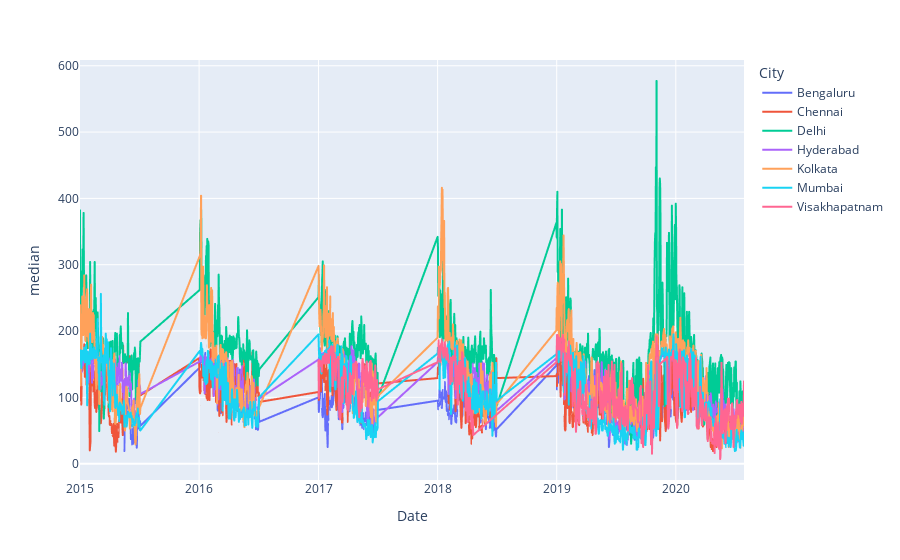

The notebook cell saved with this chart:
### Code cell
px.line(df25,'Date','median',color='City')

### Figure 1 — Plotly figure (JSON) as saved in the notebook; plotly's stock layout.template omitted (floating-point values rounded to 4 significant figures; data arrays with more than 128 entries replaced by an {"elided": "..."} marker saying what was removed)
{"data": [{"hovertemplate": "City=Bengaluru<br>Date=%{x}<br>median=%{y}<extra></extra>", "legendgroup": "Bengaluru", "line": {"color": "#636efa", "dash": "solid"}, "mode": "lines", "name": "Bengaluru", "showlegend": true, "type": "scattergl", "x": {"elided": "1174 str values"}, "xaxis": "x", "y": {"elided": "1174 int values"}, "yaxis": "y"}, {"hovertemplate": "City=Chennai<br>Date=%{x}<br>median=%{y}<extra></extra>", "legendgroup": "Chennai", "line": {"color": "#EF553B", "dash": "solid"}, "mode": "lines", "name": "Chennai", "showlegend": true, "type": "scattergl", "x": {"elided": "1318 str values"}, "xaxis": "x", "y": {"elided": "1318 int values"}, "yaxis": "y"}, {"hovertemplate": "City=Delhi<br>Date=%{x}<br>median=%{y}<extra></extra>", "legendgroup": "Delhi", "line": {"color": "#00cc96", "dash": "solid"}, "mode": "lines", "name": "Delhi", "showlegend": true, "type": "scattergl", "x": {"elided": "1322 str values"}, "xaxis": "x", "y": {"elided": "1322 int values"}, "yaxis": "y"}, {"hovertemplate": "City=Hyderabad<br>Date=%{x}<br>median=%{y}<extra></extra>", "legendgroup": "Hyderabad", "line": {"color": "#ab63fa", "dash": "solid"}, "mode": "lines", "name": "Hyderabad", "showlegend": true, "type": "scattergl", "x": {"elided": "1297 str values"}, "xaxis": "x", "y": {"elided": "1297 int values"}, "yaxis": "y"}, {"hovertemplate": "City=Kolkata<br>Date=%{x}<br>median=%{y}<extra></extra>", "legendgroup": "Kolkata", "line": {"color": "#FFA15A", "dash": "solid"}, "mode": "lines", "name": "Kolkata", "showlegend": true, "type": "scattergl", "x": {"elided": "1317 str values"}, "xaxis": "x", "y": {"elided": "1317 int values"}, "yaxis": "y"}, {"hovertemplate": "City=Mumbai<br>Date=%{x}<br>median=%{y}<extra></extra>", "legendgroup": "Mumbai", "line": {"color": "#19d3f3", "dash": "solid"}, "mode": "lines", "name": "Mumbai", "showlegend": true, "type": "scattergl", "x": {"elided": "1315 str values"}, "xaxis": "x", "y": {"elided": "1315 int values"}, "yaxis": "y"}, {"hovertemplate": "City=Visakhapatnam<br>Date=%{x}<br>median=%{y}<extra></extra>", "legendgroup": "Visakhapatnam", "line": {"color": "#FF6692", "dash": "solid"}, "mode": "lines", "name": "Visakhapatnam", "showlegend": true, "type": "scattergl", "x": {"elided": "844 str values"}, "xaxis": "x", "y": {"elided": "844 int values"}, "yaxis": "y"}], "layout": {"autosize": true, "legend": {"title": {"text": "City"}, "tracegroupgap": 0}, "margin": {"t": 60}, "xaxis": {"anchor": "y", "autorange": true, "domain": [0, 1], "range": ["2015-01-01", "2020-07-28"], "title": {"text": "Date"}, "type": "date"}, "yaxis": {"anchor": "x", "autorange": true, "domain": [0, 1], "range": [-24.67, 608.7], "title": {"text": "median"}, "type": "linear"}}}
